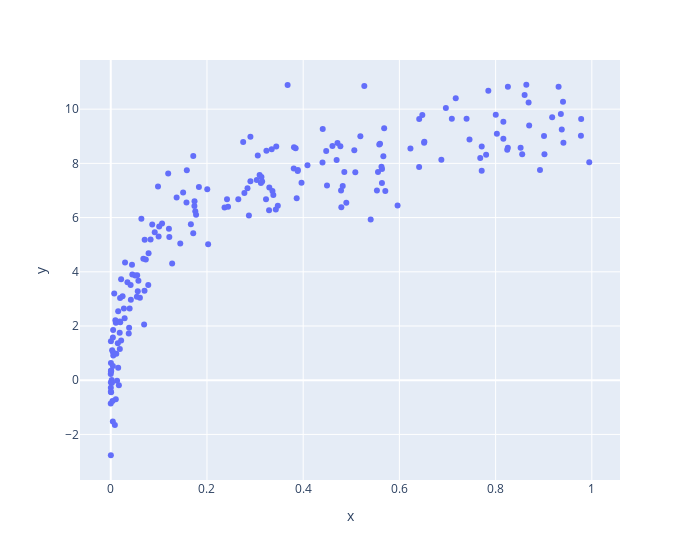

Here is the notebook cell this chart was saved with:
### Code cell
import plotly.express as px

X2, y2 = make_data(200)
px.scatter(x=X2.ravel(), y=y2, width=700)

### Figure 1 — Plotly figure (JSON) as saved in the notebook; plotly's stock layout.template omitted (floating-point values rounded to 4 significant figures; data arrays with more than 128 entries replaced by an {"elided": "..."} marker saying what was removed)
{"data": [{"hovertemplate": "x=%{x}<br>y=%{y}<extra></extra>", "legendgroup": "", "marker": {"color": "#636efa", "symbol": "circle"}, "mode": "markers", "name": "", "orientation": "v", "showlegend": false, "type": "scatter", "x": {"elided": "200 float values"}, "xaxis": "x", "y": {"elided": "200 float values"}, "yaxis": "y"}], "layout": {"legend": {"tracegroupgap": 0}, "margin": {"t": 60}, "width": 700, "xaxis": {"anchor": "y", "domain": [0, 1], "title": {"text": "x"}}, "yaxis": {"anchor": "x", "domain": [0, 1], "title": {"text": "y"}}}}
